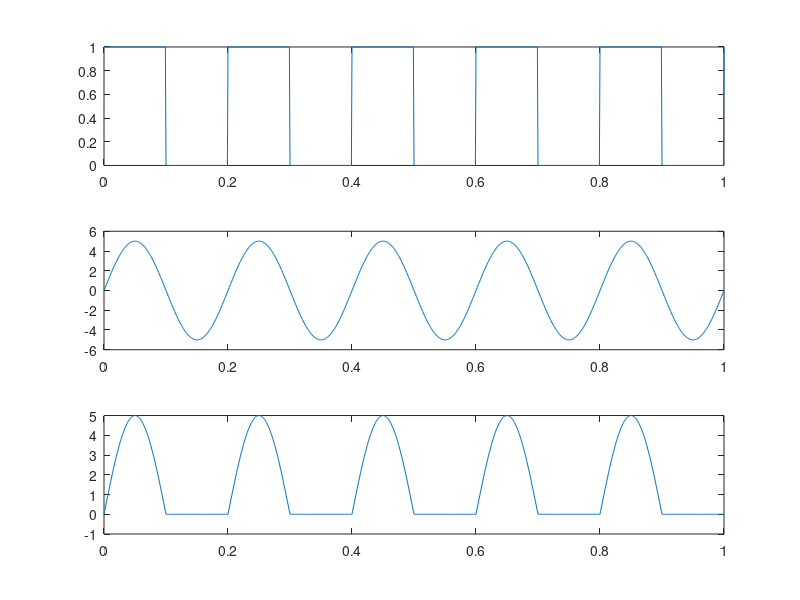

MATLAB code for this plot:
%natural sampling
pkg load signal
t = 0:0.001:1;
fc = input("frequency of carrier wave?");
fm = input("frequency of msg wave?");
a = input("amplitude of msg signal");
vc = square(2*pi*fc*t);
vm = a.*sin(2*pi*fm*t);
n = length(vc);

for i=1:n
	if(vc(i)<=0)
		vc(i)=0;
	else
		vc(i)=1;
	end
end
y = vc.*vm;
subplot(3,1,1);
plot(t,vc);
subplot(3,1,2);
plot(t,vm);
subplot(3,1,3);
plot(t,y);
